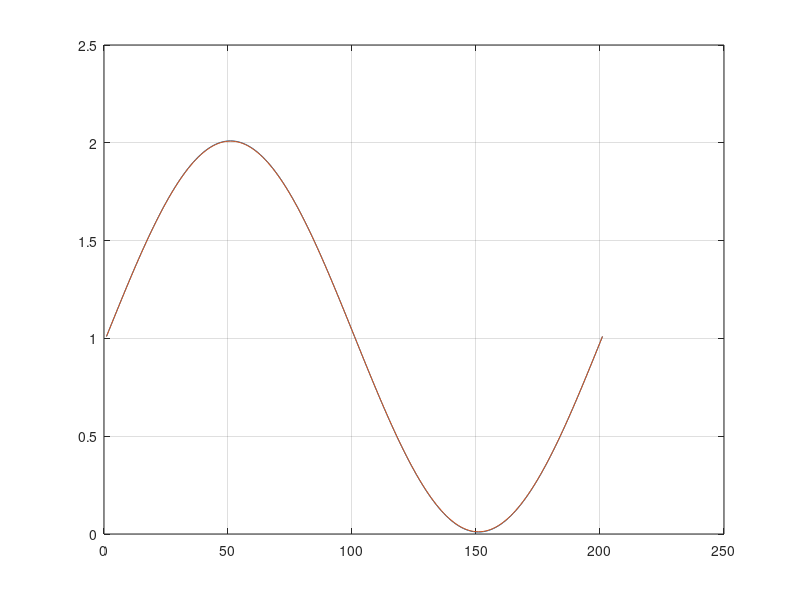
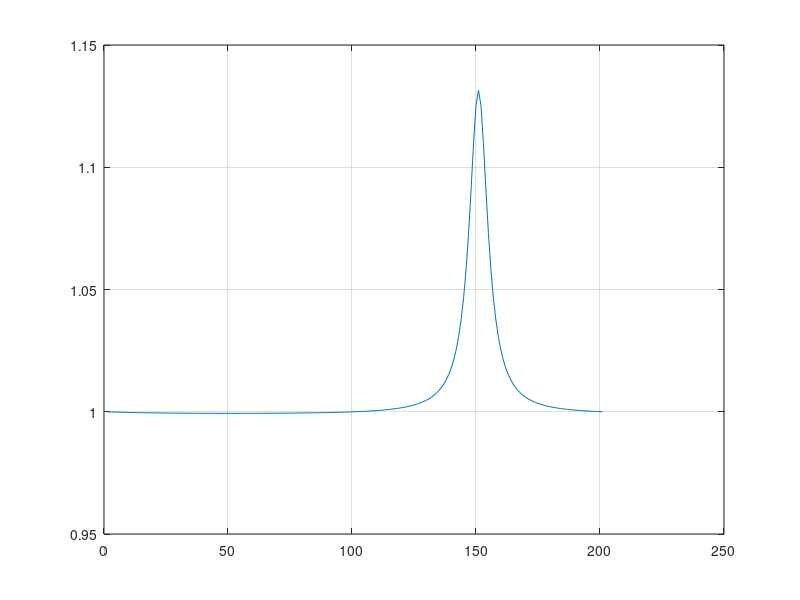

MATLAB code to generate these figures, in order:
clear

v=sin(0:pi/100:2*pi)+1.01;

% v=V-4.42*10^-8;

h=triang(5);h=h/sum(h);

figure(3);clf; 
plot(v);hold on; plot(filtfilt(h,1,v)); 
grid on

figure(4);clf;
plot(filtfilt(h,1,v)./v);
grid on